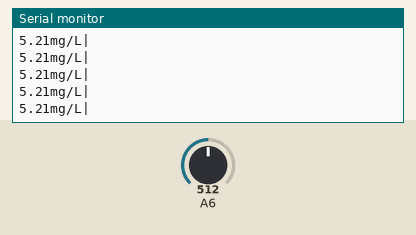
Bench run of a sketch on a simulated Arduino Nano, built with avr-gcc and run on an emulated ATmega328P. Parts: the last lines printed to the serial monitor. Inputs (shaded band) come from the test bench; at power-on: A6 = 512.

Above: at 1.2 s.
1.3 s: A6 set to 1004
At 1.55 s:
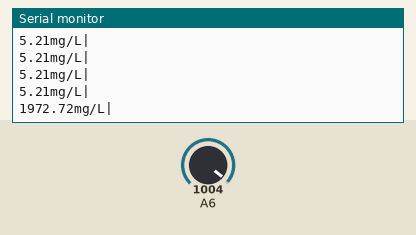
2.8 s: A6 set to 1023
At 3.04 s:
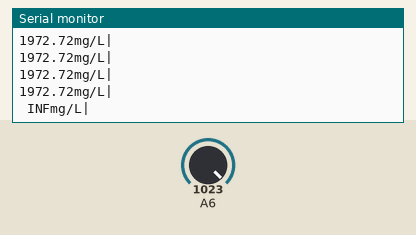

Measured:
- the behaviour switches between 1022 and 1023 on A6 (found by bisection; images 1 and 2)
- after the input at 1.3 s, the serial monitor: prints a new line after 0.14 s (image 1)
- after the input at 2.8 s, the serial monitor: prints a new line after 0.13 s (image 2)

The sketch:

sketch.ino
```cpp
#include <SoftwareSerial.h>// import the serial library

SoftwareSerial Genotronex(7, 8); // RX, TX
int vcc1=9;
//int vcc2=10;

void setup() {
  Genotronex.begin(9600);
  pinMode(vcc1, OUTPUT);
 // pinMode(vcc2, OUTPUT);
  digitalWrite(vcc1,HIGH);
  Serial.begin(9600);
}

void loop() {

  int adc_MQ = analogRead(A6); //Lemos la salida analógica  del MQ
  delay(100);
  float voltaje = adc_MQ * (5.0 / 1023.0); //Convertimos la lectura en un valor de voltaje
  float Rs=1000*((5-voltaje)/voltaje);  //Calculamos Rs con un RL de 1k
  double alcohol=0.4091*pow(Rs/5463, -1.497); // calculamos la concentración  de alcohol con la ecuación obtenida.
  Serial.println(String(alcohol)+"mg/L|");
  Genotronex.println(String(alcohol)+"mg/L");

}
```
